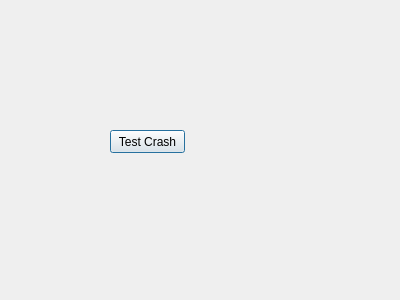
<?xml version="1.0" encoding="UTF-8"?>
<ui version="4.0">
 <class>Dialog</class>
 <widget class="QDialog" name="Dialog">
  <property name="geometry">
   <rect>
    <x>0</x>
    <y>0</y>
    <width>400</width>
    <height>300</height>
   </rect>
  </property>
  <property name="windowTitle">
   <string>Dialog</string>
  </property>
  <widget class="QPushButton" name="btnTestCrash">
   <property name="geometry">
    <rect>
     <x>110</x>
     <y>130</y>
     <width>75</width>
     <height>23</height>
    </rect>
   </property>
   <property name="text">
    <string>Test Crash</string>
   </property>
  </widget>
 </widget>
 <layoutdefault spacing="6" margin="11"/>
 <resources/>
 <connections/>
</ui>
